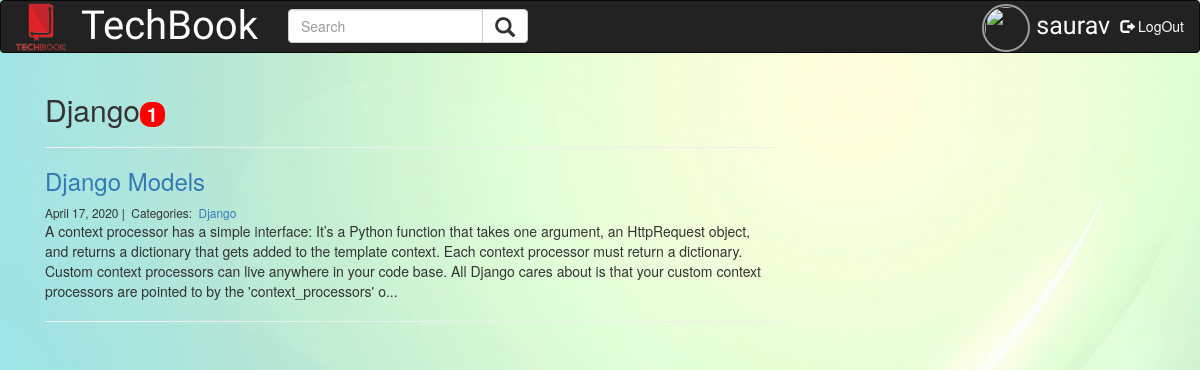
Page /Django/ (signed in) on the committed database.
### blog/models.py (models this page shows, shortened)
class Category(models.Model):
    name = models.CharField(max_length=20)

class Post(models.Model):
    title = models.CharField(max_length=255)
    body = models.TextField()
    writer = models.CharField(max_length=50)
    created_on = models.DateTimeField(auto_now_add=True)
    last_modified = models.DateTimeField(auto_now=True)
    categories = models.ManyToManyField('Category', related_name='posts')

### blog/views.py (the view)
# urls.py: path("<category>/", blog_category, name="blog_category"),
@login_required(login_url='/login/')
def blog_category(request, category):
    posts = Post.objects.filter(
        categories__name__contains=category
    ).order_by('-created_on')
    total = posts.count()
    context = {
        "category": category,
        "posts": posts,
        'user' : request.user,
        'total' : total
    }
    return render(request, "blog_category.html", context)

### blog/context_processors.py (called while the page is built)
def data(request):
    try:
        c = Profile.objects.get(user__username=request.user)
        p = c.pro_pic
        return { 'data' : p }
    except:
        print('No user logged in')
        e = ''
        return { 'data' : e }

### blog/templates/blog_category.html
{% extends "login/base.html" %}
{% block content %}
<div class="col-md-8 offset-md-2">
    <h2>{{ category | title }}<span class="badge badge-primary badge-pill" style= "background-color:red; font-size:19px">{{ total }}</span></h2>
    <hr>
    {% for post in posts %}
        <h3><a href="{% url 'blog_detail' post.pk%}">{{ post.title }}</a></h3>
        <small>
            {{ post.created_on.date }} |&nbsp;
            Categories:&nbsp;
            {% for category in post.categories.all %}
            <a href="{% url 'blog_category' category.name %}">
                {{ category.name }}
            </a>&nbsp;
            {% endfor %}
        </small>
        <p>{{ post.body | slice:":400" }}...</p>
        <hr>
    {% endfor %}
</div>
{% endblock %}

### blog/templates/login/header.html (shortened to what this page needs)
{% load static %}
<nav class="navbar navbar-inverse">
        <div class="container-fluid">
          <div class="navbar-header">
            <a class="navbar-brand" href="{% url 'blog_index' %}" ><img src="{% static 'img/techbooklogo.png' %}" alt="TechBook" width="50px" height="50px" style="margin-top:-14px;"></a>
            <a class="navbar-brand" href="{% url 'blog_index' %}" style=" font-family: 'Lobster'; color:white; font-size:40px">TechBook</a>
          </div>
          <form class="navbar-form navbar-left" action="{% url 'search' %}">
            <div class="input-group">
              <input type="text" class="form-control" placeholder="Search" name="q" required>
              <div class="input-group-btn">
                <button class="btn btn-default" type="submit" style="font-size:20px">
                  <i class="glyphicon glyphicon-search"></i>
                </button>
              </div>
            </div>
          </form>
    <ul class="nav navbar-nav navbar-right">
      <li>
      {% if data %}
         <a href="{% url 'myprofile' request.user %}"> <img src="{{ data.url }}" , width="48px", height="48px" style="border: 2px solid; display:block; float:left;
          padding: 1px;
          border-radius: 150px;   display: block;
          margin-left: auto;
          margin-right: -24px;
          margin-top: -12px; "></a>
          {% endif %}
   </li>
        <li><a href="{% url 'myprofile' request.user %}" style=" font-family: 'Satisfy'; display:block; float:left; color:white; font-size:25px; margin-right:-20px;">{{ request.user }}</a></li>
        <li><a href="{% url 'user_logout' %}" style="float:right; color:white;"><span class="glyphicon glyphicon-log-out"></span> LogOut</a></li>
</ul>
        </div>
      </nav>

### rows in the picture
Category: name "Django"
Post: title "Django Models", created_on "April 17, 2020", body "A context processor has a simple interface: It’s a Python function that takes one argument, an HttpRequest object, and returns a dictionary that gets added to the template context. Each context processor must return a dictionary. Custom context processors can live anywhere in your code base. All Django cares about is that your custom context processors are pointed to by the 'context_processors' o"

### other values in the picture
{{ request.user }} "saurav"
{{ total }} "1"
